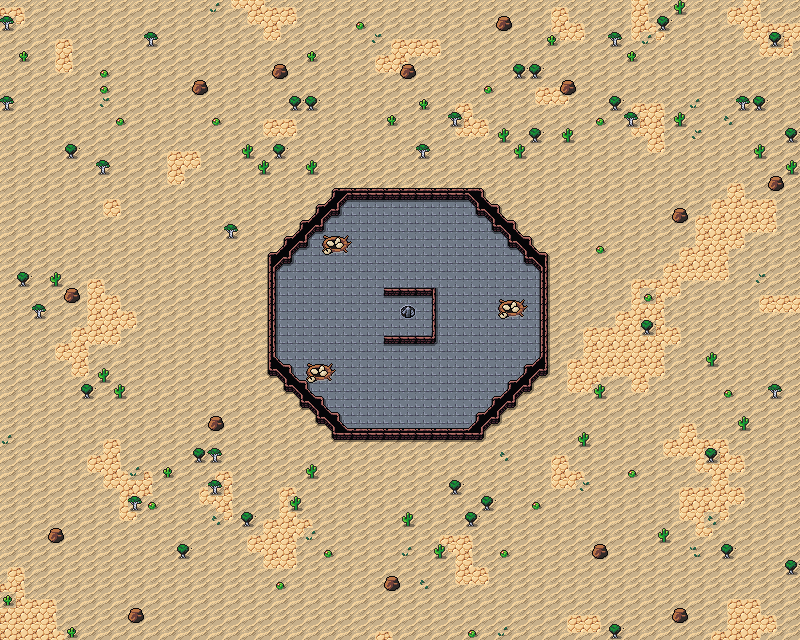

Below is a game level as drawn by its tile map, then a one-line description and the .tmx that defines it (tile-layer data replaced by summaries):
An orthogonal 50x40 tile map with 16x16 px tiles, 4 tile layers (Background, Ground, Walls, Clutter), 2 tilesets and 6 objects.

<map version="1.10" tiledversion="1.10.1" orientation="orthogonal" renderorder="right-down" width="50" height="40" tilewidth="16" tileheight="16" infinite="0" nextlayerid="9" nextobjectid="96">
 <editorsettings>
  <export target="wastetown..tmx" format="tmx" />
 </editorsettings>
 <tileset firstgid="1" source="../tileset/main.tsx" />
 <tileset firstgid="10113" source="../tileset/buildings.tsx" />
 <layer id="1" name="Background" width="50" height="40">
  <data>[2000 cells, 2000 non-empty, 2 distinct tile ids]</data>
 </layer>
 <layer id="8" name="Ground" width="50" height="40">
  <data>[2000 cells, 449 non-empty, 27 distinct tile ids]</data>
 </layer>
 <layer id="2" name="Walls" width="50" height="40">
  <data>[2000 cells, 138 non-empty, 12 distinct tile ids]</data>
 </layer>
 <layer id="3" name="Clutter" width="50" height="40">
  <properties>
   <property name="spriteLayer" type="bool" value="true" />
  </properties>
  <data>[2000 cells, 13 non-empty, 5 distinct tile ids]</data>
 </layer>
 <objectgroup id="4" name="Objects">
  <object id="90" template="../obj/door_left.tx" x="398" y="322" width="20" height="20">
   <properties>
    <property name="teleport" value="../common/maps/map/aerie_1B.tmx" />
    <property name="teleportObjectId" value="88" />
   </properties>
  </object>
  <object id="91" template="../obj/enemy.tx" x="342.117" y="231.087">
   <properties>
    <property name="enemy" value="Griffin" />
   </properties>
  </object>
  <object id="92" template="../obj/enemy.tx" x="324.327" y="398.664">
   <properties>
    <property name="enemy" value="Griffin" />
   </properties>
  </object>
  <object id="93" template="../obj/treasure.tx" x="325.409" y="236.909" />
  <object id="94" template="../obj/gold.tx" x="524.25" y="332.5" />
  <object id="95" template="../obj/gold.tx" x="312.227" y="396.341" />
 </objectgroup>
</map>
